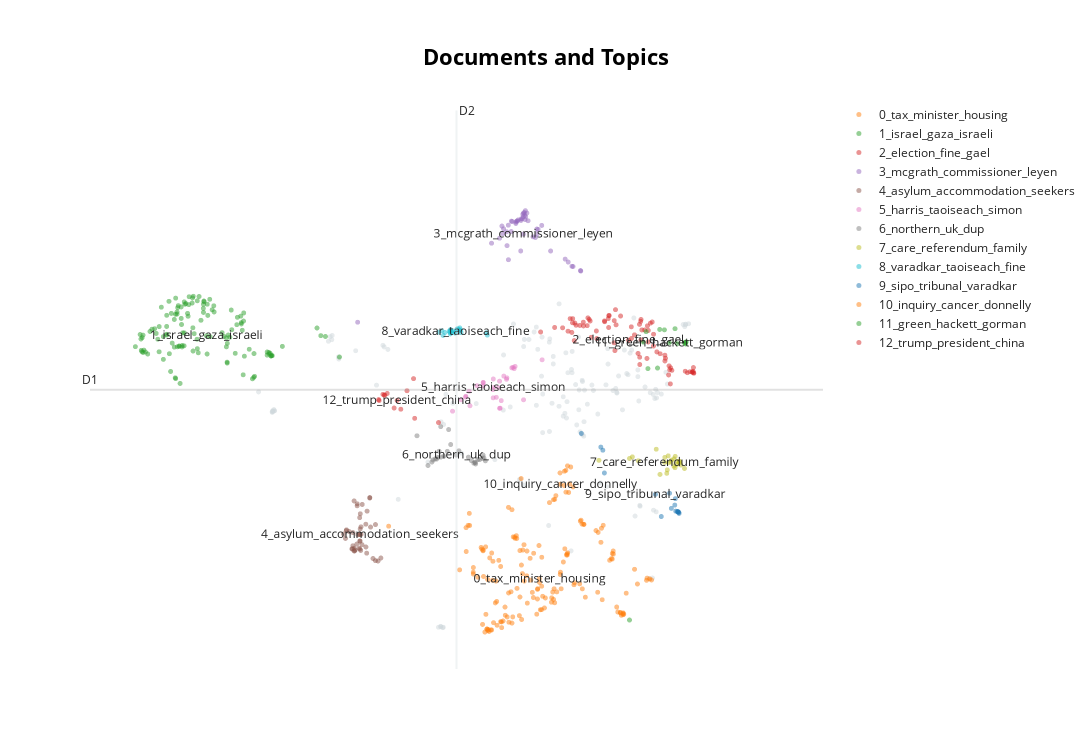

Notebook code cell kept with this figure:
### Code cell
reduced_embeddings = UMAP(n_neighbors=15, n_components=2, min_dist=0.0, metric='cosine').fit_transform(embeddings)
topic_model.visualize_documents(docs, reduced_embeddings=reduced_embeddings, hide_document_hover=True)

### Figure 1 — Plotly figure (JSON) as saved in the notebook; plotly's stock layout.template omitted (floating-point values rounded to 4 significant figures; data arrays with more than 128 entries replaced by an {"elided": "..."} marker saying what was removed)
{"data": [{"hoverinfo": "text", "marker": {"color": "#CFD8DC", "opacity": 0.5, "size": 5}, "mode": "markers+text", "name": "other", "showlegend": false, "type": "scattergl", "x": {"elided": "132 float values"}, "y": {"elided": "132 float values"}}, {"hoverinfo": "text", "marker": {"opacity": 0.5, "size": 5}, "mode": "markers+text", "name": "0_tax_minister_housing", "text": {"elided": "145 str values"}, "textfont": {"size": 12}, "type": "scattergl", "x": {"elided": "145 float values"}, "y": {"elided": "145 float values"}}, {"hoverinfo": "text", "marker": {"opacity": 0.5, "size": 5}, "mode": "markers+text", "name": "1_israel_gaza_israeli", "text": ["", "", "", "", "", "", "", "", "", "", "", "", "", "", "", "", "", "", "", "", "", "", "", "", "", "", "", "", "", "", "", "", "", "", "", "", "", "", "", "", "", "", "", "", "", "", "", "", "", "", "", "", "", "", "", "", "", "", "", "", "", "", "", "", "", "", "", "", "", "", "", "", "", "", "", "", "", "", "", "", "", "", "", "", "", "", "", "", "", "", "", "", "", "", "", "", "", "", "", "", "", "", "", "", "", "", "", "", "", "", "", "", "", "", "", "", "", "", "", "", "", "", "", "", "", "", "1_israel_gaza_israeli"], "textfont": {"size": 12}, "type": "scattergl", "x": [4.029, 4.562, 5.337, 4.084, 4.262, 5.278, 4.391, 4.774, 4.204, 4.505, 4.291, 4.601, 4.318, 4.524, 4.721, 4.063, 5.727, 4.478, 4.848, 10.41, 5.257, 5.141, 4.694, 5.733, 3.952, 4.495, 4.263, 5.349, 4.413, 4.501, 6.325, 5.205, 4.809, 5.111, 4.924, 6.619, 5.714, 5.675, 4.422, 5.187, 4.564, 4.955, 5.499, 4.611, 4.703, 5.723, 4.641, 4.477, 5.873, 4.014, 4.928, 5.698, 5.699, 4.591, 4.761, 4.433, 4.889, 4.555, 4.051, 4.758, 4.362, 4.784, 5.085, 5.376, 5.141, 5.361, 4.496, 4.461, 6.375, 4.7, 6.436, 5.154, 4.537, 4.651, 4.551, 4.361, 4.842, 5.674, 4.525, 4.361, 5.502, 4.038, 4.245, 5.368, 5.329, 4.478, 4.397, 5.336, 5.365, 4.365, 4.169, 4.898, 4.114, 4.473, 4.461, 4.144, 4.041, 4.591, 5.285, 4.588, 5.166, 5.509, 4.981, 4.317, 5.152, 5.741, 4.849, 5.482, 5.212, 4.026, 4.634, 4.513, 4.224, 4.84, 4.706, 4.572, 4.761, 4.051, 5.44, 5.151, 4.892, 4.977, 4.709, 4.842, 4.655, 4.551, 4.881], "y": [9.663, 9.726, 10.15, 9.631, 9.636, 10.13, 10.56, 9.617, 10.06, 10.44, 10.45, 10.5, 9.497, 9.742, 9.968, 9.666, 9.561, 9.145, 10.56, 4.727, 9.608, 9.892, 10.53, 9.571, 9.73, 10.33, 10.1, 10.03, 9.276, 9.727, 10.07, 10.4, 10.21, 9.917, 10.6, 9.54, 9.607, 9.632, 10.34, 9.902, 9.752, 10.41, 9.168, 10.52, 10.08, 9.561, 10.29, 10.32, 9.735, 9.952, 9.914, 9.625, 9.599, 9.982, 9.694, 9.795, 9.596, 10.14, 9.941, 9.865, 10.3, 10.65, 9.986, 9.556, 9.727, 9.215, 10.36, 10.23, 9.931, 10.62, 9.916, 9.791, 9.057, 10.5, 10.46, 9.957, 10.36, 9.575, 9.736, 10.1, 9.603, 9.639, 9.866, 10.35, 10.29, 10.62, 9.601, 10.17, 10.2, 9.943, 10.05, 10.3, 9.596, 9.16, 9.721, 10.01, 9.896, 10.55, 10.27, 9.745, 9.942, 9.186, 10.37, 9.913, 9.43, 9.564, 10.55, 9.142, 10.04, 9.87, 10.34, 10.48, 9.972, 10.43, 9.65, 9.984, 10.57, 9.624, 9.682, 9.446, 10.51, 10.48, 10.65, 10.51, 10.64, 10.25, 9.93]}, {"hoverinfo": "text", "marker": {"opacity": 0.5, "size": 5}, "mode": "markers+text", "name": "2_election_fine_gael", "text": ["", "", "", "", "", "", "", "", "", "", "", "", "", "", "", "", "", "", "", "", "", "", "", "", "", "", "", "", "", "", "", "", "", "", "", "", "", "", "", "", "", "", "", "", "", "", "", "", "", "", "", "", "", "", "", "", "", "", "", "", "", "", "", "", "", "", "", "", "", "", "", "", "", "2_election_fine_gael"], "textfont": {"size": 12}, "type": "scattergl", "x": [11.25, 10.43, 9.606, 9.909, 10.21, 11.23, 10.71, 10.57, 9.695, 9.711, 10.14, 10.14, 9.895, 9.866, 9.686, 9.856, 10.94, 10.87, 9.981, 10.61, 10.56, 10.88, 10.72, 9.664, 10.72, 9.247, 10.64, 10.22, 10.43, 10.47, 10.23, 9.807, 10.93, 10.96, 10.13, 10.08, 9.805, 9.759, 10.81, 10.52, 11.14, 10.54, 10.65, 10.23, 10.54, 10.54, 10.21, 11.23, 10.14, 10.29, 9.882, 11.24, 9.667, 9.656, 10.56, 9.976, 10.56, 10.65, 10.77, 10.08, 11.16, 10.64, 9.431, 10.95, 11.2, 11.24, 10.93, 10.68, 11.25, 10.92, 10.87, 9.633, 9.535, 10.4], "y": [9.243, 10.09, 10.01, 9.902, 9.8, 9.262, 10.18, 10.04, 10.16, 10.12, 10.29, 10.3, 10.2, 10.26, 9.841, 10.11, 9.049, 9.469, 9.878, 10.03, 10.19, 9.518, 9.957, 10.17, 9.741, 9.998, 10.11, 9.658, 9.881, 9.946, 10.41, 10.11, 9.378, 9.296, 10.24, 10.19, 10.18, 10.12, 9.601, 9.606, 9.28, 9.403, 10.03, 10.13, 9.537, 10.14, 10.21, 9.265, 10.08, 10.29, 10.23, 9.347, 10.24, 9.991, 9.854, 10.02, 10.23, 9.815, 9.634, 10.2, 9.253, 9.514, 10.08, 9.342, 9.272, 9.28, 9.307, 10.16, 9.253, 9.212, 9.574, 10.24, 10.07, 9.85]}, {"hoverinfo": "text", "marker": {"opacity": 0.5, "size": 5}, "mode": "markers+text", "name": "3_mcgrath_commissioner_leyen", "text": ["", "", "", "", "", "", "", "", "", "", "", "", "", "", "", "", "", "", "", "", "", "", "", "", "", "", "", "", "", "", "", "", "", "", "", "", "", "", "", "", "", "", "", "", "", "3_mcgrath_commissioner_leyen"], "textfont": {"size": 12}, "type": "scattergl", "x": [9.378, 9.568, 9.023, 8.742, 8.924, 8.803, 9.083, 8.753, 9.014, 9.768, 9.021, 9.199, 9.198, 8.711, 9.657, 8.987, 9.608, 9.053, 6.856, 8.827, 8.922, 8.865, 8.763, 9.006, 9.772, 8.991, 8.876, 9.034, 8.991, 9.068, 8.809, 9.179, 8.943, 8.864, 9.215, 8.606, 9.67, 9.039, 9.045, 8.825, 8.934, 9.262, 9.148, 9.048, 8.953, 9.022], "y": [11.48, 11.33, 12.17, 11.94, 11.98, 11.83, 12.03, 11.8, 12.15, 11.12, 12.11, 11.79, 11.88, 11.71, 11.2, 11.48, 11.28, 12.11, 10.18, 11.32, 12.01, 12.03, 11.89, 12.07, 11.11, 12.07, 12.02, 12.18, 12.04, 12.17, 11.58, 11.73, 12.03, 11.84, 11.87, 11.62, 11.2, 12.14, 12.06, 11.95, 12.03, 11.95, 11.74, 12.22, 12.05, 11.79]}, {"hoverinfo": "text", "marker": {"opacity": 0.5, "size": 5}, "mode": "markers+text", "name": "4_asylum_accommodation_seekers", "text": ["", "", "", "", "", "", "", "", "", "", "", "", "", "", "", "", "", "", "", "", "", "", "", "", "", "", "", "", "", "", "", "", "", "", "", "", "", "", "", "", "", "", "", "4_asylum_accommodation_seekers"], "textfont": {"size": 12}, "type": "scattergl", "x": [7.025, 6.887, 7.123, 6.85, 6.9, 6.851, 6.746, 7.058, 7.089, 6.897, 6.901, 6.876, 6.883, 6.81, 6.975, 6.697, 6.781, 6.89, 6.891, 6.794, 6.963, 7.16, 6.789, 6.98, 6.813, 6.878, 6.711, 6.913, 6.859, 7.016, 7.015, 6.916, 6.824, 6.708, 6.672, 6.965, 6.796, 6.883, 6.816, 6.846, 7.089, 6.89, 6.81, 6.889], "y": [6.428, 6.025, 5.807, 6.817, 6.433, 6.854, 6.346, 5.853, 5.814, 6.001, 6.294, 6.039, 6.601, 6.907, 5.951, 6.221, 6.029, 6.394, 6.672, 6.087, 6.481, 5.862, 6.03, 6.719, 6.042, 6.293, 6.377, 6.106, 6.287, 6.968, 6.96, 6.842, 6.007, 6.362, 6.301, 6.064, 6.327, 6.173, 5.992, 6.117, 6.474, 6.171, 5.992, 6.291]}, {"hoverinfo": "text", "marker": {"opacity": 0.5, "size": 5}, "mode": "markers+text", "name": "5_harris_taoiseach_simon", "text": ["", "", "", "", "", "", "", "", "", "", "", "", "", "", "", "", "", "", "", "", "", "", "", "", "", "", "", "", "5_harris_taoiseach_simon"], "textfont": {"size": 12}, "type": "scattergl", "x": [8.711, 8.697, 8.766, 8.21, 8.627, 8.324, 8.312, 8.416, 8.27, 8.806, 8.886, 8.497, 8.913, 8.902, 8.267, 8.629, 8.498, 8.625, 8.802, 8.719, 8.711, 8.497, 9.024, 9.267, 8.733, 8.669, 8.097, 8.87, 8.634], "y": [8.601, 8.977, 9.191, 8.758, 8.793, 8.648, 8.913, 9.016, 8.822, 9.16, 9.351, 9.01, 9.368, 9.327, 8.808, 9.138, 9.069, 8.943, 9.132, 8.604, 9.099, 9.077, 8.757, 9.489, 8.742, 8.802, 8.549, 9.342, 8.982]}, {"hoverinfo": "text", "marker": {"opacity": 0.5, "size": 5}, "mode": "markers+text", "name": "6_northern_uk_dup", "text": ["", "", "", "", "", "", "", "", "", "", "", "", "", "", "", "", "", "", "", "", "", "", "", "", "", "", "", "6_northern_uk_dup"], "textfont": {"size": 12}, "type": "scattergl", "x": [8.072, 7.983, 7.828, 7.776, 8.303, 8.526, 8.429, 7.942, 7.921, 8.18, 8.045, 8.489, 8.398, 7.944, 8.344, 8.028, 7.887, 8.449, 7.87, 8.394, 8.495, 7.632, 8.506, 8.389, 7.84, 7.909, 8.374, 8.146], "y": [7.939, 7.724, 7.619, 7.555, 7.708, 7.64, 7.667, 8.267, 7.816, 7.824, 8.213, 7.683, 7.584, 7.709, 7.643, 7.814, 7.672, 7.662, 7.676, 7.607, 7.747, 8.099, 7.696, 7.615, 7.657, 7.706, 7.598, 7.746]}, {"hoverinfo": "text", "marker": {"opacity": 0.5, "size": 5}, "mode": "markers+text", "name": "7_care_referendum_family", "text": ["", "", "", "", "", "", "", "", "", "", "", "", "", "", "", "", "", "", "", "", "", "", "", "", "7_care_referendum_family"], "textfont": {"size": 12}, "type": "scattergl", "x": [10.41, 11.06, 11.06, 10.92, 11.0, 10.01, 11.03, 11.13, 10.81, 10.99, 10.9, 10.87, 11.06, 11.08, 10.95, 10.9, 10.96, 11.04, 10.52, 10.45, 11.01, 10.76, 10.99, 10.92, 10.87], "y": [7.684, 7.631, 7.627, 7.604, 7.515, 7.65, 7.574, 7.501, 7.392, 7.545, 7.412, 7.703, 7.6, 7.563, 7.617, 7.475, 7.654, 7.629, 7.642, 7.713, 7.722, 7.853, 7.677, 7.732, 7.613]}, {"hoverinfo": "text", "marker": {"opacity": 0.5, "size": 5}, "mode": "markers+text", "name": "8_varadkar_taoiseach_fine", "text": ["", "", "", "", "", "", "", "", "", "", "", "", "", "", "", "", "", "", "", "", "8_varadkar_taoiseach_fine"], "textfont": {"size": 12}, "type": "scattergl", "x": [7.957, 8.072, 8.168, 8.184, 8.551, 8.13, 7.973, 7.916, 8.067, 8.155, 7.997, 8.209, 8.099, 8.054, 8.07, 8.54, 8.064, 8.191, 8.204, 8.087, 8.134], "y": [10.02, 10.02, 10.06, 10.02, 9.942, 9.977, 9.936, 9.995, 9.963, 10.05, 9.99, 9.987, 10.02, 10.01, 10.04, 9.986, 9.99, 10.07, 10.04, 9.985, 10.01]}, {"hoverinfo": "text", "marker": {"opacity": 0.5, "size": 5}, "mode": "markers+text", "name": "9_sipo_tribunal_varadkar", "text": ["", "", "", "", "", "", "", "", "", "", "", "", "", "", "", "", "9_sipo_tribunal_varadkar"], "textfont": {"size": 12}, "type": "scattergl", "x": [10.82, 11.0, 10.06, 11.03, 11.01, 9.779, 11.06, 11.04, 10.03, 11.01, 11.05, 11.04, 10.96, 10.08, 11.05, 10.93, 10.75], "y": [6.621, 6.83, 7.835, 6.712, 6.72, 8.142, 6.678, 6.704, 7.892, 6.949, 6.696, 6.712, 6.771, 7.418, 6.702, 7.047, 7.027]}, {"hoverinfo": "text", "marker": {"opacity": 0.5, "size": 5}, "mode": "markers+text", "name": "10_inquiry_cancer_donnelly", "text": ["", "", "", "", "", "", "", "", "", "", "", "", "", "", "", "10_inquiry_cancer_donnelly"], "textfont": {"size": 12}, "type": "scattergl", "x": [9.577, 9.559, 9.578, 9.641, 9.447, 9.67, 8.993, 9.599, 9.501, 9.614, 9.554, 9.416, 9.432, 9.363, 9.625, 9.505], "y": [7.466, 7.45, 7.068, 7.527, 7.003, 7.164, 7.316, 7.548, 7.42, 7.061, 7.188, 6.929, 6.936, 6.876, 7.219, 7.211]}, {"hoverinfo": "text", "marker": {"opacity": 0.5, "size": 5}, "mode": "markers+text", "name": "11_green_hackett_gorman", "text": ["", "", "", "", "", "", "", "", "", "", "", "", "", "11_green_hackett_gorman"], "textfont": {"size": 12}, "type": "scattergl", "x": [11.13, 11.03, 10.59, 10.8, 10.86, 11.13, 11.0, 10.78, 10.65, 11.14, 11.15, 11.14, 10.63, 10.93], "y": [9.79, 9.785, 9.812, 10.04, 10.04, 9.803, 10.06, 9.338, 9.328, 9.779, 9.818, 9.811, 10.0, 9.801]}, {"hoverinfo": "text", "marker": {"opacity": 0.5, "size": 5}, "mode": "markers+text", "name": "12_trump_president_china", "text": ["", "", "", "", "", "", "", "", "", "", "", "", "12_trump_president_china"], "textfont": {"size": 12}, "type": "scattergl", "x": [7.211, 7.137, 7.421, 7.131, 7.913, 7.501, 7.587, 7.243, 7.602, 7.203, 7.187, 7.333, 7.372], "y": [8.843, 8.744, 8.585, 8.761, 8.341, 8.923, 9.145, 8.874, 8.419, 8.841, 8.857, 8.607, 8.745]}], "layout": {"annotations": [{"showarrow": false, "text": "D1", "x": 3.359, "y": 8.941, "yshift": 10}, {"showarrow": false, "text": "D2", "x": 8.148, "xshift": 10, "y": 14.05}], "height": 750, "shapes": [{"line": {"color": "#CFD8DC", "width": 2}, "type": "line", "x0": 8.148, "x1": 8.148, "y0": 3.831, "y1": 14.05}, {"line": {"color": "#9E9E9E", "width": 2}, "type": "line", "x0": 3.359, "x1": 12.94, "y0": 8.941, "y1": 8.941}], "title": {"font": {"color": "Black", "size": 22}, "text": "<b>Documents and Topics</b>", "x": 0.5, "xanchor": "center", "yanchor": "top"}, "width": 1200, "xaxis": {"visible": false}, "yaxis": {"visible": false}}}
